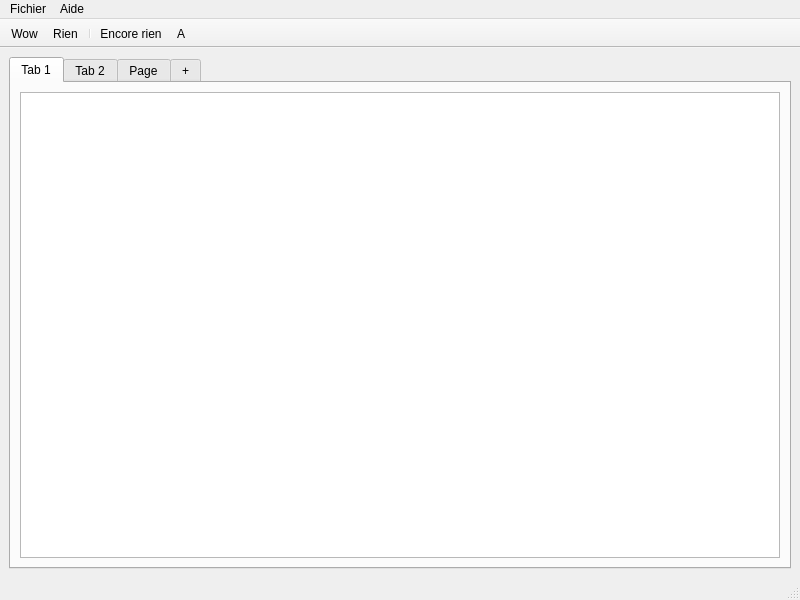
<?xml version="1.0" encoding="UTF-8"?>
<ui version="4.0">
 <class>MainWindow</class>
 <widget class="QMainWindow" name="MainWindow">
  <property name="geometry">
   <rect>
    <x>0</x>
    <y>0</y>
    <width>800</width>
    <height>600</height>
   </rect>
  </property>
  <property name="windowTitle">
   <string>MainWindow</string>
  </property>
  <widget class="QWidget" name="centralwidget">
   <layout class="QGridLayout" name="gridLayout">
    <item row="0" column="0">
     <widget class="QTabWidget" name="tabWidget">
      <property name="currentIndex">
       <number>0</number>
      </property>
      <widget class="QWidget" name="tab">
       <attribute name="title">
        <string>Tab 1</string>
       </attribute>
       <layout class="QGridLayout" name="gridLayout_2">
        <item row="0" column="0">
         <widget class="QTableView" name="tableWidget"/>
        </item>
       </layout>
      </widget>
      <widget class="QWidget" name="tab_2">
       <attribute name="title">
        <string>Tab 2</string>
       </attribute>
       <layout class="QGridLayout" name="gridLayout_4">
        <item row="0" column="0">
         <widget class="QPushButton" name="pushButton">
          <property name="text">
           <string>PushButton</string>
          </property>
         </widget>
        </item>
       </layout>
      </widget>
      <widget class="QWidget" name="tab_5">
       <attribute name="title">
        <string>Page</string>
       </attribute>
       <layout class="QGridLayout" name="gridLayout_5">
        <item row="0" column="0">
         <widget class="QPushButton" name="pushButton_2">
          <property name="text">
           <string>PushButton</string>
          </property>
         </widget>
        </item>
       </layout>
      </widget>
      <widget class="QWidget" name="tab_add">
       <attribute name="title">
        <string>+</string>
       </attribute>
       <layout class="QGridLayout" name="gridLayout_6">
        <item row="0" column="0">
         <widget class="QToolButton" name="toolButton">
          <property name="text">
           <string>...</string>
          </property>
         </widget>
        </item>
       </layout>
      </widget>
     </widget>
    </item>
   </layout>
  </widget>
  <widget class="QMenuBar" name="menubar">
   <property name="geometry">
    <rect>
     <x>0</x>
     <y>0</y>
     <width>800</width>
     <height>22</height>
    </rect>
   </property>
   <widget class="QMenu" name="menuFichier">
    <property name="title">
     <string>Fichier</string>
    </property>
    <widget class="QMenu" name="menuMais_au_moins_a_remplit">
     <property name="title">
      <string>Mais au moins ça remplit</string>
     </property>
     <addaction name="actionWow"/>
    </widget>
    <addaction name="actionRien"/>
    <addaction name="actionEncore_rien"/>
    <addaction name="menuMais_au_moins_a_remplit"/>
    <addaction name="separator"/>
    <addaction name="actionEt_c_est_d_j_a"/>
   </widget>
   <widget class="QMenu" name="menuAide">
    <property name="title">
     <string>Aide</string>
    </property>
    <addaction name="actionA"/>
    <addaction name="actionL_aide"/>
   </widget>
   <addaction name="menuFichier"/>
   <addaction name="menuAide"/>
  </widget>
  <widget class="QStatusBar" name="statusbar">
   <property name="sizeGripEnabled">
    <bool>true</bool>
   </property>
  </widget>
  <widget class="QToolBar" name="toolBar">
   <property name="windowTitle">
    <string>toolBar</string>
   </property>
   <property name="movable">
    <bool>false</bool>
   </property>
   <attribute name="toolBarArea">
    <enum>TopToolBarArea</enum>
   </attribute>
   <attribute name="toolBarBreak">
    <bool>false</bool>
   </attribute>
   <addaction name="actionWow"/>
   <addaction name="actionRien"/>
   <addaction name="separator"/>
   <addaction name="actionEncore_rien"/>
   <addaction name="actionA"/>
  </widget>
  <action name="actionRien">
   <property name="checkable">
    <bool>true</bool>
   </property>
   <property name="text">
    <string>Rien</string>
   </property>
  </action>
  <action name="actionEncore_rien">
   <property name="text">
    <string>Encore rien</string>
   </property>
  </action>
  <action name="actionA">
   <property name="text">
    <string>A</string>
   </property>
  </action>
  <action name="actionL_aide">
   <property name="text">
    <string>L'aide</string>
   </property>
  </action>
  <action name="actionEt_c_est_d_j_a">
   <property name="text">
    <string>Et c'est déjà ça</string>
   </property>
  </action>
  <action name="actionWow">
   <property name="text">
    <string>Wow</string>
   </property>
  </action>
  <action name="actionAjouter_un_tab">
   <property name="text">
    <string>Ajouter un tab</string>
   </property>
   <property name="toolTip">
    <string>Ajouter un tab</string>
   </property>
  </action>
 </widget>
 <resources/>
 <connections/>
</ui>
